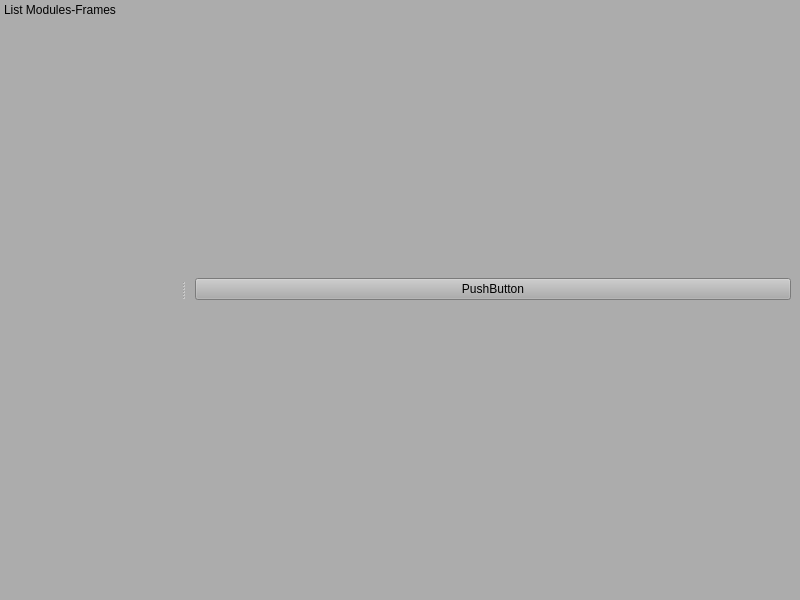
<?xml version="1.0" encoding="UTF-8"?>
<ui version="4.0">
 <class>EditWindow</class>
 <widget class="QMainWindow" name="EditWindow">
  <property name="geometry">
   <rect>
    <x>0</x>
    <y>0</y>
    <width>800</width>
    <height>600</height>
   </rect>
  </property>
  <property name="windowTitle">
   <string>MainWindow</string>
  </property>
  <property name="styleSheet">
   <string notr="true">background-color: rgb(172, 172, 172);</string>
  </property>
  <widget class="QWidget" name="centralwidget">
   <layout class="QHBoxLayout" name="horizontalLayout">
    <item>
     <layout class="QVBoxLayout" name="verticalLayout">
      <item>
       <widget class="QPushButton" name="pushButton">
        <property name="text">
         <string>PushButton</string>
        </property>
       </widget>
      </item>
     </layout>
    </item>
   </layout>
  </widget>
  <widget class="QMenuBar" name="menubar">
   <property name="geometry">
    <rect>
     <x>0</x>
     <y>0</y>
     <width>800</width>
     <height>18</height>
    </rect>
   </property>
  </widget>
  <widget class="QStatusBar" name="statusbar"/>
  <widget class="QDockWidget" name="dockWidget">
   <property name="minimumSize">
    <size>
     <width>180</width>
     <height>121</height>
    </size>
   </property>
   <property name="maximumSize">
    <size>
     <width>1000</width>
     <height>524287</height>
    </size>
   </property>
   <property name="styleSheet">
    <string notr="true"/>
   </property>
   <property name="features">
    <set>QDockWidget::NoDockWidgetFeatures</set>
   </property>
   <property name="windowTitle">
    <string>List Modules-Frames</string>
   </property>
   <attribute name="dockWidgetArea">
    <number>1</number>
   </attribute>
   <widget class="QWidget" name="dockWidgetContents">
    <layout class="QHBoxLayout" name="horizontalLayout_3">
     <property name="spacing">
      <number>0</number>
     </property>
     <property name="margin">
      <number>0</number>
     </property>
     <item>
      <layout class="QHBoxLayout" name="horizontalLayout_2">
       <property name="topMargin">
        <number>0</number>
       </property>
      </layout>
     </item>
    </layout>
   </widget>
  </widget>
 </widget>
 <resources/>
 <connections/>
</ui>
